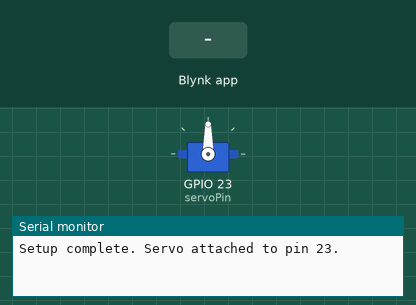
A sketch run on a simulated ESP32. Shown: servo, the last lines printed to the serial monitor. The test bench sets the inputs (shaded band). WiFi joins after 1.5 s; servers stay silent unless stated.

Above: at 3.0 s.
3.1 s: Blynk app writes 1 to V1
At 3.4 s:
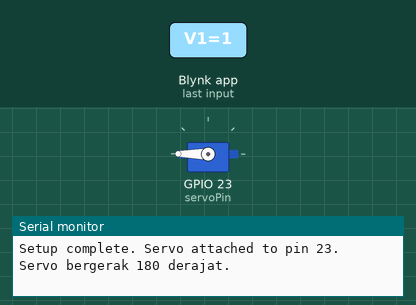
4.6 s: Blynk app writes 0 to V1
At 5.7 s:
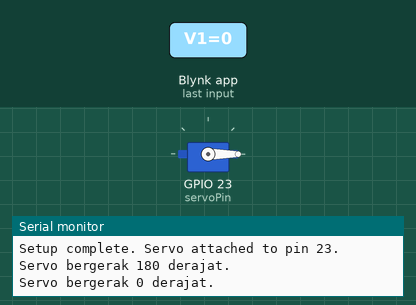
6.1 s: Blynk app writes 200 to V1
At 6.9 s:
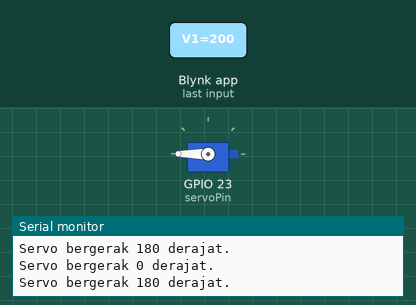
7.6 s: Blynk app writes 0 to V10
At 8.0 s:
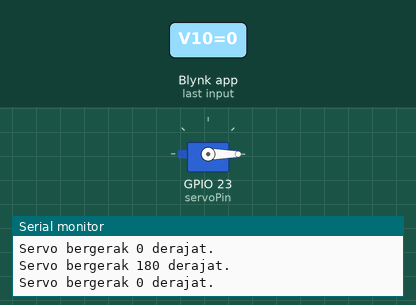
Timing chart, 0 to 10.1 s (numbered marks = the images above; inputs shaded):
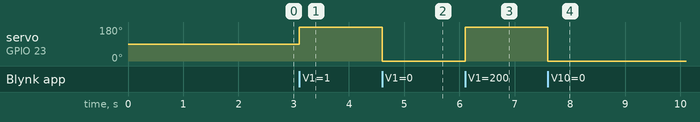

The sketch:

nodemcu_moser_bener.ino
```cpp
#define BLYNK_TEMPLATE_ID "TMPL6awH5gs6A"
#define BLYNK_TEMPLATE_NAME "bismillah bisa"
#define BLYNK_AUTH_TOKEN "cLnE0BYQwcz8xJolT9BZ3xWUvLddiV-0"

#include <BlynkSimpleEsp32.h>
#include <ESP32Servo.h>

char auth[] = BLYNK_AUTH_TOKEN;
char ssid[] = "fh_23f318"; // Ganti dengan SSID Wi-Fi Anda
char pass[] = "wlandc0ce7"; // Ganti dengan Password Wi-Fi Anda

Servo myServo;
const int servoPin = 23;

void setup() {
  Serial.begin(115200); // Menyesuaikan baud rate untuk ESP32
  Blynk.begin(auth, ssid, pass);
  myServo.attach(servoPin); // Menghubungkan servo ke pin yang sesuai
  Serial.println("Setup complete. Servo attached to pin 23.");
}
int switchValue = 0;   // Nilai dari Switch
int buttonValue = 0;   // Nilai dari Button
int servoPosition = 0; // Posisi servo (0° atau 180°)

BLYNK_WRITE(V1) { // Menggunakan Virtual Pin V1 di Blynk
  int switchValue = param.asInt(); // Membaca nilai dari Blynk switch (0 atau 1)
  if (switchValue == 0) {
    myServo.write(0); // Menggerakkan servo ke sudut 0 derajat
    Serial.println("Servo bergerak 0 derajat.");
  } else{
    myServo.write(180); // Menggerakkan servo ke sudut 180 derajat
    Serial.println("Servo bergerak 180 derajat.");
  }
}

BLYNK_WRITE(V10) { // Menggunakan Virtual Pin V2 di Blynk
  int buttonValue = param.asInt(); // Membaca nilai dari Blynk button (0 atau 1 , off atau on)
  if (buttonValue == 0) {
    myServo.write(0); // Menggerakkan servo ke sudut 0 derajat
    Serial.println("Servo bergerak 0 derajat.");
  } else{
    // Kembalikan ke posisi berdasarkan switch setelah button dilepas
    myServo.write(180); // Menggerakkan servo ke sudut 180 derajat
    Serial.println("Servo bergerak 180 derajat.");
  }
}

void loop() {
  Blynk.run();
}
```

Measured:
- after the input at 3.1 s, servo on GPIO 23 (servoPin): 90° → 180° at once
- after the input at 4.6 s, servo on GPIO 23 (servoPin): 180° → 0° at once
- after the input at 6.1 s, servo on GPIO 23 (servoPin): 0° → 180° at once
- after the input at 7.6 s, servo on GPIO 23 (servoPin): 180° → 0° at once
